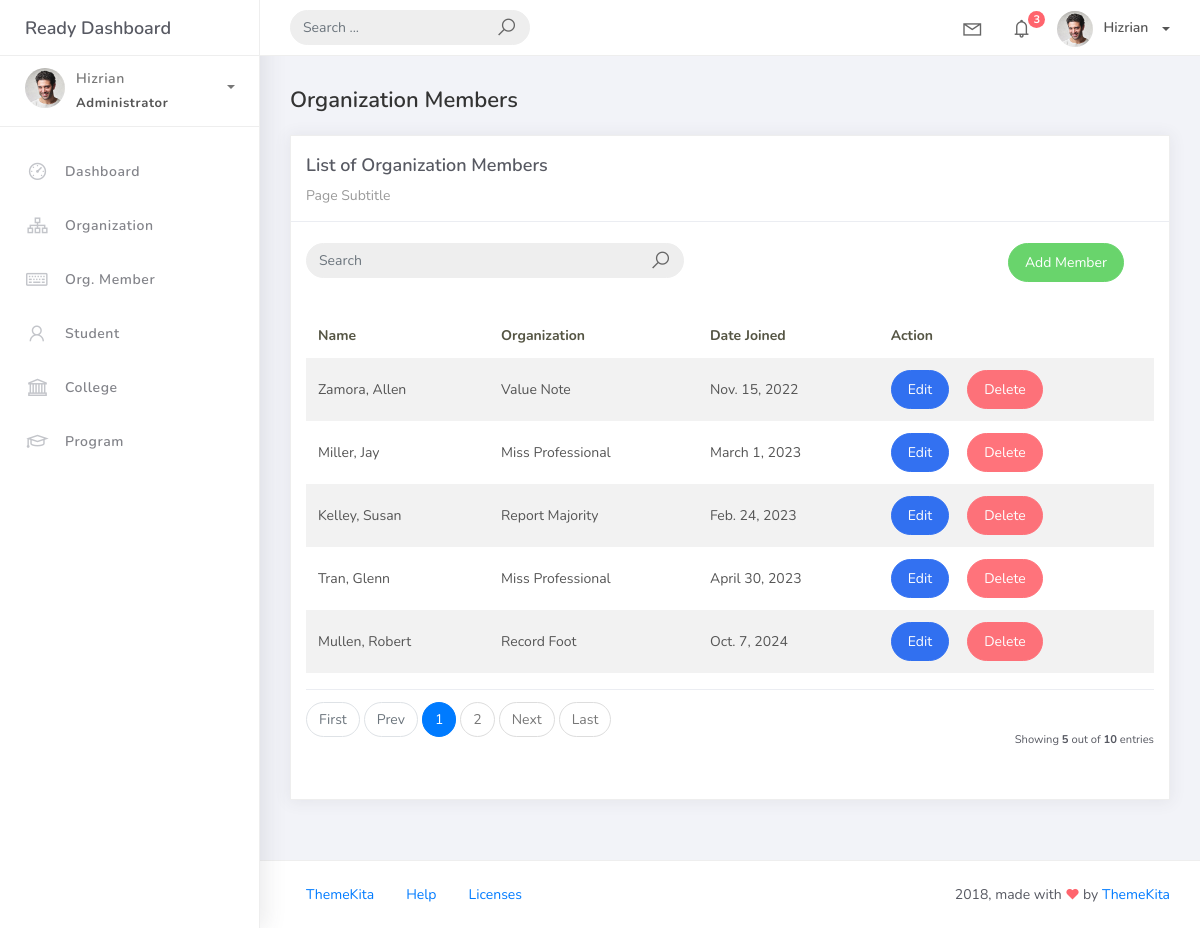
Before: /orgmember_list with the older database file.
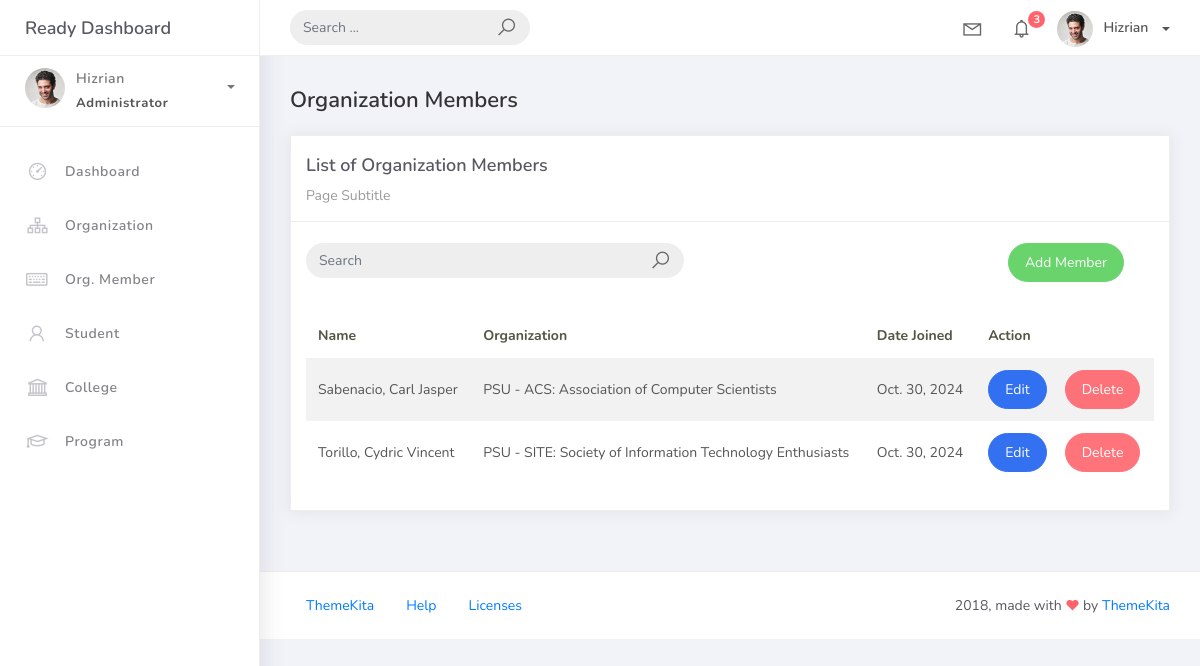
After: the same page with the newer database file.
### studentorg/models.py (models this page shows)
class BaseModel(models.Model):
    created_at = models.DateTimeField(auto_now_add=True, db_index=True)
    updated_at = models.DateTimeField(auto_now=True)
    class Meta:
        abstract = True

class OrgMember(BaseModel):
    student = models.ForeignKey(Student, on_delete=models.CASCADE)
    organization = models.ForeignKey(Organization, on_delete=models.CASCADE)
    date_joined = models.DateField()

class Student(BaseModel):
    student_id = models.CharField(max_length=15)
    lastname = models.CharField(max_length=25)
    firstname = models.CharField(max_length=25)
    middlename = models.CharField(max_length=25, blank=True, null=True)
    program = models.ForeignKey(Program, on_delete=models.CASCADE)
    college = models.ForeignKey(College, null=True, blank=True, on_delete=models.CASCADE)
    def __str__(self):
        return f"{self.lastname}, {self.firstname}"

class Organization(BaseModel):
    name = models.CharField(max_length=250)
    college = models.ForeignKey(College, null=True, blank=True, on_delete=models.CASCADE)
    description = models.CharField(max_length=500)
    def __str__(self):
        return self.name

### studentorg/views.py (the view)
# urls.py: path('orgmember_list', OrgMemberList.as_view(), name='orgmember-list'),
class OrgMemberList(ListView):
    model = OrgMember
    context_object_name = 'orgmember'
    template_name = 'org_member_list.html'
    paginate_by = 5
    def get_queryset(self, *args, **kwargs):
        qs = super(OrgMemberList, self).get_queryset(*args, **kwargs)
        if self.request.GET.get("q") != None:
            query = self.request.GET.get('q')
            qs = qs.filter(Q(date_joined__icontains=query))
        return qs

### templates/org_member_list.html (shortened to what this page needs)
{% extends 'base.html' %}
{% load static %}
{% block content %}
  <div class="content">
    <div class="container-fluid">
      <h4 class="page-title">Organization Members</h4>
      <div class="row">
        <div class="col-md-12">
          <div class="card">
            <div class="card-header">
              <div class="card-title">List of Organization Members</div>
              <div class="card-category">Page Subtitle</div>
            </div>
            <br />
                <div class="col-md-12 row">
                <div class="col-md-6">
                    <form class="navbar-left navbar-form nav-search mr-md-3" action="{% url 'orgmember-list' %}">
                    <div class="input-group">
                        <input type="text" placeholder="Search" class="form-control" name="q" />
                        <div class="input-group-append">
                        <span class="input-group-text">
                            <i class="la la-search search-icon"></i>
                        </span>
                        </div>
                    </div>
                    </form>
                </div>
                <div class="col-md-6">
                    <div class="pull-right">
                    <a href="{% url 'orgmember-add' %}" class="btn btn-success btn-rounded">Add Member</a>
                    </div>
                </div>
                </div>
            <div class="card-body">
              <table class="table table-striped mt-3">
                <thead>
                  <tr>
                    <th scope="col">Name</th>
                    <th scope="col">Organization</th>
                    <th scope="col">Date Joined</th>
                    <th scope="col">Action</th>
                  </tr>
                </thead>
                <tbody>
                  {% for object in object_list %}
                    <tr>
                      <td>{{ object.student }}</td>
                      <td>{{ object.organization }}</td>
                      <td>{{ object.date_joined }}</td>
                      <td>
                        <a href="orgmember_list/{{ object.id }}" class="btn btn-primary btn-rounded">Edit</a>
                        <a href="orgmember_list/{{ object.id }}/delete" class="btn btn-danger btn-rounded">Delete</a>
                    </td>
                    </tr>
                    {% empty %}
                    <tr>
                      <td colspan="4" style="text-align: center">
                        <p class="text-sm font-weight-bold mb-0">No Records Found</p>
                      </td>
                    </tr>
                  {% endfor %}
                </tbody>
              </table>
              {% include 'includes/pagination.html' %}
            </div>
          </div>
        </div>
      </div>
    </div>
  </div>
{% endblock %}

Changed rows visible on the page:
removed OrgMember: student "Zamora, Allen", organization "Value Note", date_joined "Nov. 15, 2022"
removed OrgMember: student "Miller, Jay", organization "Miss Professional", date_joined "March 1, 2023"
removed OrgMember: student "Kelley, Susan", organization "Report Majority", date_joined "Feb. 24, 2023"
removed OrgMember: student "Tran, Glenn", organization "Miss Professional", date_joined "April 30, 2023"
removed OrgMember: student "Mullen, Robert", organization "Record Foot", date_joined "Oct. 7, 2024"
added OrgMember: student "Sabenacio, Carl Jasper", organization "PSU - ACS: Association of Computer Scientists", date_joined "Oct. 30, 2024"
added OrgMember: student "Torillo, Cydric Vincent", organization "PSU - SITE: Society of Information Technology Enthusiasts", date_joined "Oct. 30, 2024"
Other visible differences:
{{ object_list.count }}: "5" → (not shown)
{{ paginator.count }}: "10" → (not shown)
text no longer shown: "First Prev Next Last Showing out of entries"
list line gone: "1"
list line gone: "2"
